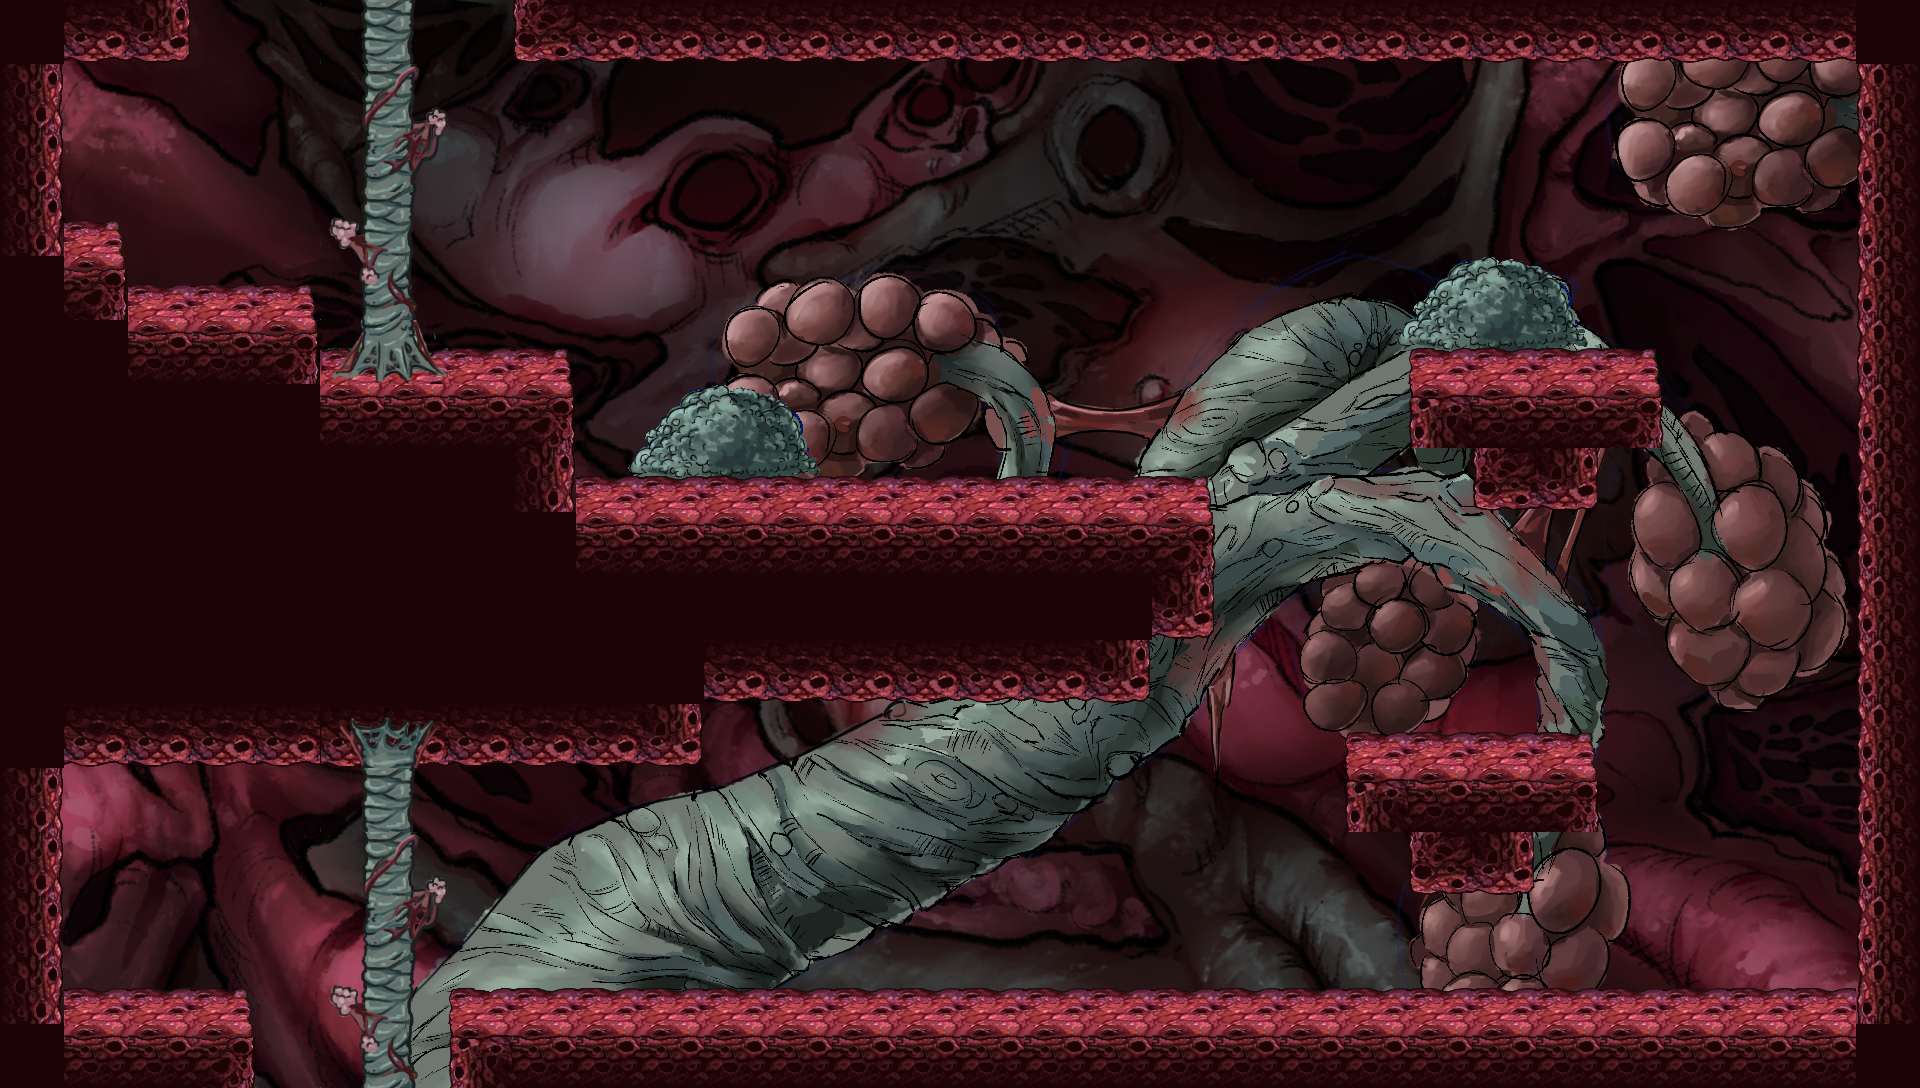

The image is a tile-based game level rendered from a .tmx file. Its description and source (layers, tilesets, objects; grid data summarised) follow:
An orthogonal 30x17 tile map with 64x64 px tiles, 5 tile layers (Background, Navigation, Middleground, Solid, ...), 1 hidden layer not drawn, 6 tilesets and 6 objects (2x Door, 2x Climbable, Player, Enemy).

<map version="1.10" tiledversion="1.11.2" orientation="orthogonal" renderorder="right-down" width="30" height="17" tilewidth="64" tileheight="64" infinite="0" nextlayerid="10" nextobjectid="8">
 <properties>
  <property name="Draw" type="bool" value="true" />
 </properties>
 <tileset firstgid="1" name="atlas_2.4" tilewidth="64" tileheight="64" tilecount="256" columns="16">
  <image source="atlas_2.4.png" width="1024" height="1024" />
 </tileset>
 <tileset firstgid="257" name="TileMetadata" tilewidth="64" tileheight="64" tilecount="2" columns="2">
  <image source="TileMetadata.png" width="128" height="64" />
 </tileset>
 <tileset firstgid="259" name="Middleground_Pulmon&#10;" tilewidth="1920" tileheight="1088" tilecount="1" columns="1">
  <image source="../Textures/Backgrounds/Pulmones/Middleground_Sala13.png" width="1920" height="1088" />
 </tileset>
 <tileset firstgid="260" name="atñas_2.6" tilewidth="64" tileheight="64" tilecount="256" columns="16">
  <image source="atñas_2.6.png" width="1024" height="1024" />
 </tileset>
 <tileset firstgid="516" name="bhackground" tilewidth="64" tileheight="64" tilecount="608" columns="32">
  <image source="../Textures/Backgrounds/Pulmones/Background Pulmon 1.png" width="2048" height="1216" />
 </tileset>
 <tileset firstgid="1124" name="middle2" tilewidth="64" tileheight="64" tilecount="990" columns="33">
  <image source="../Textures/Backgrounds/Pulmones/Abeoles2.png" width="2160" height="1920" />
 </tileset>
 <layer id="6" name="Background" width="30" height="17" parallaxx="1.1" parallaxy="1.1">
  <properties>
   <property name="Draw" type="bool" value="true" />
  </properties>
  <data>[510 cells, 510 non-empty, 510 distinct tile ids]</data>
 </layer>
 <layer id="9" name="Navigation" width="30" height="17">
  <properties>
   <property name="Navigation" type="bool" value="true" />
  </properties>
  <data>[510 cells, 0 non-empty, 0 distinct tile ids]</data>
 </layer>
 <layer id="8" name="Middleground" width="30" height="17" parallaxx="1.2" parallaxy="1.2">
  <properties>
   <property name="Draw" type="bool" value="true" />
  </properties>
  <data>[510 cells, 395 non-empty, 375 distinct tile ids]</data>
 </layer>
 <layer id="2" name="Solid" width="30" height="17">
  <properties>
   <property name="Draw" type="bool" value="true" />
  </properties>
  <data>[510 cells, 178 non-empty, 9 distinct tile ids]</data>
 </layer>
 <layer id="1" name="Map" width="30" height="17">
  <properties>
   <property name="Draw" type="bool" value="true" />
  </properties>
  <data>[510 cells, 73 non-empty, 17 distinct tile ids]</data>
 </layer>
 <layer id="3" name="Collisions" width="30" height="17" visible="0">
  <data>[510 cells, 119 non-empty, 1 distinct tile ids]</data>
 </layer>
 <objectgroup id="4" name="Entities">
  <object id="1" name="Door" type="Door" x="249.732" y="1057.16" width="209.627" height="31.1439">
   <properties>
    <property name="Destination" value="MapPulmo_Sala12.tmx" />
    <property name="Type" value="Door" />
    <property name="playerX" type="float" value="3596" />
    <property name="playerY" type="float" value="206" />
   </properties>
  </object>
  <object id="3" name="Door" type="Door" x="177.005" y="-0.420435" width="339.93" height="31.1439">
   <properties>
    <property name="Destination" value="MapPulmo_Sala14.tmx" />
    <property name="Type" value="Door" />
    <property name="playerX" type="float" value="2300" />
    <property name="playerY" type="float" value="1236" />
   </properties>
  </object>
  <object id="4" name="Player" type="Player" x="448.146" y="241.648">
   <point />
  </object>
  <object id="5" name="Climbable" type="Climbable" x="366.165" y="-9.44509" width="48" height="388.246">
   <properties>
    <property name="Type" value="Climbable" />
   </properties>
  </object>
  <object id="6" name="Climbable" type="Climbable" x="363.564" y="765.682" width="48" height="323.219">
   <properties>
    <property name="Type" value="Climbable" />
   </properties>
  </object>
  <object id="7" name="VirusBasico" type="Enemy" x="1302" y="388">
   <point />
  </object>
 </objectgroup>
 <objectgroup id="5" name="Anim_Tiles" />
</map>
